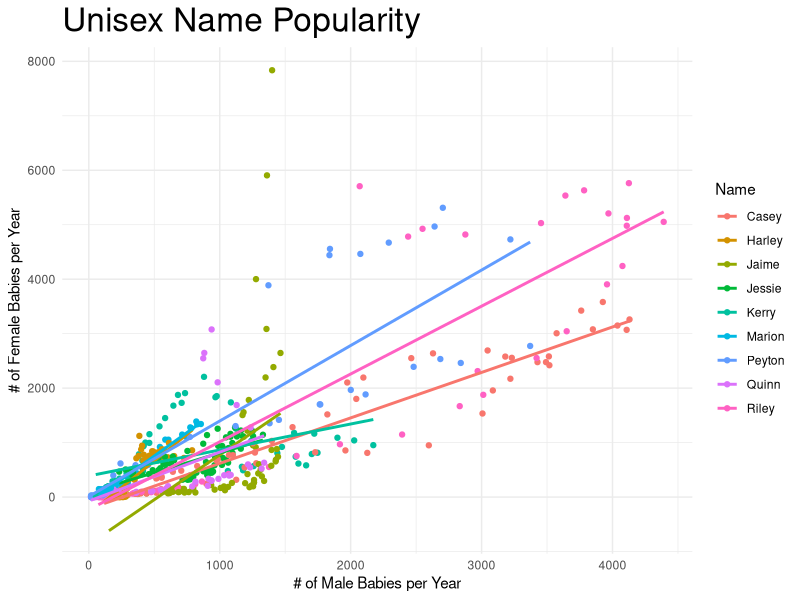

R code for this plot:
# Run the code below to set up the data
# Add theme_minimal() to the plot.
# Increase the font size of the title.

# Bonus: What else can you change?

library(tidyverse)
# Load and reshape data
unisex_data <- read_csv("data/unisex.csv")
unisex_data <- unisex_data %>%
  select(-prop) %>%
  spread(sex, n, fill=0)
unisex_data

# Add theme_minimal() to the plot.
# Increase the font size of the title.
# See what other theme elements you can change
# Look up the help for theme to see the options
ggplot(unisex_data, aes(x=Male, y=Female, color=name)) + 
  geom_point() +
  geom_smooth(method="lm", se=FALSE) + 
  labs(title="Unisex Name Popularity",
       x="# of Male Babies per Year",
       y="# of Female Babies per Year",
       color="Name") + 
  theme_minimal() + 
  theme(plot.title=element_text(size=24))

